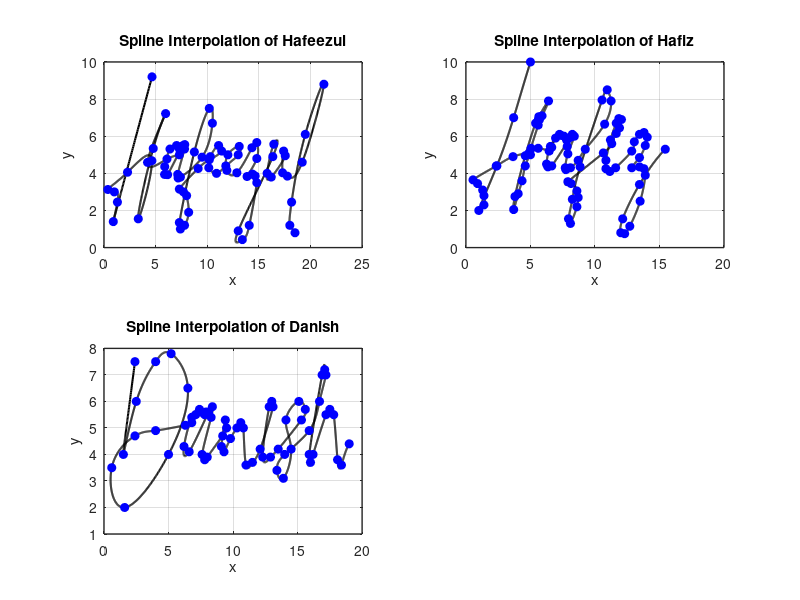

Write MATLAB code to recreate this figure.
% Hafeezul
subplot(2, 2, 1)
% Define data points for x and y coordinates
x = [4.65 0.90 1.30 1.00 0.37 2.28 4.64 3.32 4.77 5.97 4.22 6.10 7.30 7.29 7.03 6.39 5.88 5.87 6.16 7.61 7.82 7.80 7.14 7.18 7.40 9.50 10.5 10.2 8.75 7.30 7.40 7.80 8.20 8.00 7.70 7.30 9.12 10.2 11.4 11.1 10.3 10.15 10.9 11.8 13.0 13.1 12.0 11.9 12.87 14.33 14.8 14.8 13.86 14.38 14.64 14.8 14.07 13.4 13.0 16.35 16.45 15.8 16.2 17.56 17.4 17.3 17.76 19.2 21.3 19.5 18.17 18.0 18.50]
y = [9.20 1.40 2.45 3.00 3.13 4.06 4.68 1.55 5.34 7.22 4.59 4.77 5.00 5.33 5.50 5.31 4.36 3.94 3.93 5.48 5.55 5.31 3.94 3.75 3.80 4.87 6.70 7.50 5.15 1.35 1.00 1.20 1.90 2.80 3.00 3.15 4.26 4.73 5.20 5.50 4.90 4.300 4.00 4.40 5.00 5.45 5.00 4.16 4.030 5.380 5.66 4.80 3.830 3.96 3.86 3.50 1.200 0.43 0.90 4.900 5.570 4.00 3.80 4.950 5.20 4.03 3.850 4.60 8.80 6.10 2.45 1.20 0.800]

n = length(x);
t = 0:n-1; % Parametric coordinate t
tt = 0:0.01:n-1; % More dense coordinate tt for spline interpolation

% Compute spline interpolation
xx = spline(t, x, tt);
yy = spline(t, y, tt);

% Plot settings
figure(1)
plot(xx, yy, 'k', 'LineWidth', 1.5) % plot spline   
hold on
plot(x, y, 'bo', 'MarkerFaceColor', 'b') % plot data points
% axis([-0.2 6 -0.2 4.5])
grid on
title('Spline Interpolation of Hafeezul')
xlabel('x')
ylabel('y')
set(gca, 'FontSize', 10, 'LineWidth', 1)
grid on

% Hafiz
subplot(2, 2, 2)
% Define data points for x and y coordinates
x = [5 3.7 2.4 1 1.4 1.4 1.3 0.9 0.55 2.35 3.65 4.9 5.05 5.6 5.6 5.65 6.4 5.9 5.7 5.6 5.4 4.6 3.8 3.7 4.05 4.35 4.6 5 5.6 6.45 6.65 6.95 7.25 7.6 7.8 7.85 7.9 7.35 6.55 6.25 6.35 6.65 8.1 8.25 8.4 7.9 7.7 7.75 8.1 8.7 9.25 10.75 11.25 10.95 10.55 8.85 8.25 7.95 8.1 8.6 8.7 8.6 8.15 7.9 10.65 11.3 11.65 11.9 12.05 11.85 11.65 11.2 10.85 10.85 11.15 11.6 12.85 13.05 13.45 13.8 14.05 13.9 13.45 12.85 13.45 13.8 13.9 13.5 12.7 12.3 12 12.15 13.45 15.45];
y = [10 7 4.4 2 2.3 2.8 3.1 3.45 3.65 4.4 4.9 5.1 5.35 6.6 6.85 7.05 7.9 7.1 6.9 6.85 6.7 4.95 2.75 2.05 2.9 3.6 4.4 5 5.35 5.2 5.4 5.9 6.1 6 5.8 5.45 5.85 6.05 5.45 4.5 4.35 4.4 5.95 6.1 6 5.05 4.3 4.2 4.3 4.7 5.3 6.65 7.9 8.5 7.95 4.35 2.6 1.55 1.3 2.2 2.7 3.05 3.45 3.55 5.1 5.6 6.15 6.45 6.9 6.95 6.7 5.8 4.7 4.25 4.1 4.3 5.2 5.7 6.1 6.2 5.95 5.5 4.85 4.3 4.35 4.25 3.9 2.5 1.15 0.75 0.8 1.55 3.4 5.3];

n = length(x);
t = 0:n-1; % Parametric coordinate t
tt = 0:0.01:n-1; % More dense coordinate tt for spline interpolation

% Compute spline interpolation
xx = spline(t, x, tt);
yy = spline(t, y, tt);

% Plot settings
figure(1)
plot(xx, yy, 'k', 'LineWidth', 1.5) % plot spline
hold on
plot(x, y, 'bo', 'MarkerFaceColor', 'b') % plot data points
% axis([-0.2 6 -0.2 4.5])
grid on
title('Spline Interpolation of Hafiz')
xlabel('x')
ylabel('y')
set(gca, 'FontSize', 10, 'LineWidth', 1)
grid on


% Danish
subplot(2,2,3)
% Define data points for x and y coordinates
x = [2.4 1.5 2.5 4 5.2 6.5 5 1.6 0.6 2.4 4 6.3 6.8 7.1 7.5 7.8 7.9 7.4 6.8 6.2 6.6 8.1 8.4 8.3 7.6 7.8 8 9.2 9.5 9.4 9.1 9.3 9.8 10.3 10.6 10.8 11 11.5 12.1 13.1 13 12.8 12.3 12.9 13.5 15.3 15.6 15.1 14.1 14.5 13.9 13.4 14 15.9 16.7 17.2 17.1 16.9 15.9 16 16.2 17.2 17.5 17.8 18.1 18.4 19];
y = [7.5 4 6 7.5 7.8 6.5 4 2 3.5 4.7 4.9 5.1 5.2 5.5 5.6 5.5 5.6 5.7 5.4 4.3 4.1 5.6 5.8 5.4 4 3.8 3.9 4.7 5 5.3 4.3 4.1 4.6 5 5.2 5 3.6 3.7 4.2 5.8 6 5.8 3.9 3.9 4.2 5.3 5.7 6 5.3 4.2 3.1 3.4 4 4.9 6 7 7.2 7 4 3.7 4 5.5 5.7 5.5 3.8 3.6 4.4];

n = length(x);
t = 0:n-1;
tt = 0:0.01:n-1;

%Compute the spline interpolation
xx = spline(t, x, tt);
yy = spline(t, y, tt);

%Plot settings
figure(1)
plot(xx, yy,'k','LineWidth',1.5) %plot spline
hold on
plot(x, y, 'bo','MarkerFaceColor','b')%plot data points
grid on
title('Spline Interpolation of Danish')
xlabel('x')
ylabel('y')
set(gca,'FontSize',10,'LineWidth',1)
grid on



